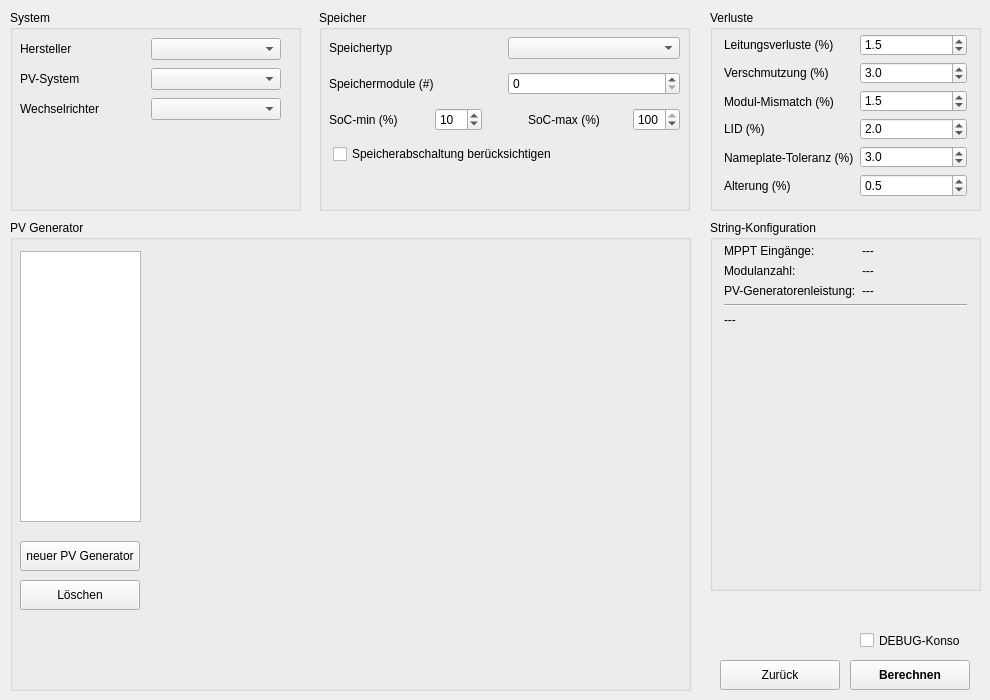
    <widget class="QWidget" name="tab_anlage">
     <attribute name="title">
      <string>Anlage</string>
     </attribute>
     <widget class="QGroupBox" name="groupBox_System">
      <property name="geometry">
       <rect>
        <x>10</x>
        <y>10</y>
        <width>291</width>
        <height>201</height>
       </rect>
      </property>
      <property name="title">
       <string>System</string>
      </property>
      <widget class="QWidget" name="verticalLayoutWidget">
       <property name="geometry">
        <rect>
         <x>10</x>
         <y>20</y>
         <width>261</width>
         <height>101</height>
        </rect>
       </property>
       <layout class="QVBoxLayout" name="verticalLayout_System">
        <property name="spacing">
         <number>0</number>
        </property>
        <property name="sizeConstraint">
         <enum>QLayout::SetDefaultConstraint</enum>
        </property>
        <property name="leftMargin">
         <number>0</number>
        </property>
        <property name="rightMargin">
         <number>0</number>
        </property>
        <item>
         <layout class="QHBoxLayout" name="horizontalLayout_7">
          <item>
           <widget class="QLabel" name="label_System_Hersteller">
            <property name="sizePolicy">
             <sizepolicy hsizetype="Preferred" vsizetype="Preferred">
              <horstretch>0</horstretch>
              <verstretch>0</verstretch>
             </sizepolicy>
            </property>
            <property name="minimumSize">
             <size>
              <width>0</width>
              <height>0</height>
             </size>
            </property>
            <property name="text">
             <string>Hersteller</string>
            </property>
           </widget>
          </item>
          <item>
           <widget class="QComboBox" name="comboBox_System_Hersteller">
            <property name="sizePolicy">
             <sizepolicy hsizetype="Preferred" vsizetype="Maximum">
              <horstretch>0</horstretch>
              <verstretch>0</verstretch>
             </sizepolicy>
            </property>
            <property name="toolTip">
             <string>Hersteller des PV-Systems wählen</string>
            </property>
           </widget>
          </item>
         </layout>
        </item>
        <item>
         <layout class="QHBoxLayout" name="horizontalLayout">
          <item>
           <widget class="QLabel" name="label_System_PV_System">
            <property name="sizePolicy">
             <sizepolicy hsizetype="Preferred" vsizetype="Preferred">
              <horstretch>0</horstretch>
              <verstretch>0</verstretch>
             </sizepolicy>
            </property>
            <property name="minimumSize">
             <size>
              <width>0</width>
              <height>0</height>
             </size>
            </property>
            <property name="text">
             <string>PV-System</string>
            </property>
           </widget>
          </item>
          <item>
           <widget class="QComboBox" name="comboBox_System_PV_System">
            <property name="sizePolicy">
             <sizepolicy hsizetype="Preferred" vsizetype="Maximum">
              <horstretch>0</horstretch>
              <verstretch>0</verstretch>
             </sizepolicy>
            </property>
            <property name="toolTip">
             <string>PV-System-Modell wählen</string>
            </property>
           </widget>
          </item>
         </layout>
        </item>
        <item>
         <layout class="QHBoxLayout" name="horizontalLayout_2">
          <item>
           <widget class="QLabel" name="label_System_Inverter">
            <property name="sizePolicy">
             <sizepolicy hsizetype="Preferred" vsizetype="Preferred">
              <horstretch>0</horstretch>
              <verstretch>0</verstretch>
             </sizepolicy>
            </property>
            <property name="minimumSize">
             <size>
              <width>0</width>
              <height>0</height>
             </size>
            </property>
            <property name="text">
             <string>Wechselrichter</string>
            </property>
           </widget>
          </item>
          <item>
           <widget class="QComboBox" name="comboBox_System_Inverter">
            <property name="sizePolicy">
             <sizepolicy hsizetype="Preferred" vsizetype="Maximum">
              <horstretch>0</horstretch>
              <verstretch>0</verstretch>
             </sizepolicy>
            </property>
            <property name="toolTip">
             <string>Wechselrichter-Modell wählen</string>
            </property>
           </widget>
          </item>
         </layout>
        </item>
       </layout>
      </widget>
     </widget>
     <widget class="QGroupBox" name="groupBox_2">
      <property name="geometry">
       <rect>
        <x>10</x>
        <y>220</y>
        <width>681</width>
        <height>471</height>
       </rect>
      </property>
      <property name="title">
       <string>PV Generator</string>
      </property>
      <widget class="QStackedWidget" name="stackedWidget_Generator">
       <property name="geometry">
        <rect>
         <x>160</x>
         <y>30</y>
         <width>510</width>
         <height>420</height>
        </rect>
       </property>
       <property name="currentIndex">
        <number>0</number>
       </property>
       <widget class="QWidget" name="page_1"/>
      </widget>
      <widget class="QListWidget" name="listWidget_Generator">
       <property name="geometry">
        <rect>
         <x>10</x>
         <y>31</y>
         <width>121</width>
         <height>271</height>
        </rect>
       </property>
      </widget>
      <widget class="QPushButton" name="pushButton_Generator_losechen">
       <property name="geometry">
        <rect>
         <x>10</x>
         <y>360</y>
         <width>120</width>
         <height>30</height>
        </rect>
       </property>
       <property name="toolTip">
        <string>Ausgewählten PV-Generator löschen</string>
       </property>
       <property name="text">
        <string>Löschen</string>
       </property>
      </widget>
      <widget class="QPushButton" name="pushButton_neuer_Generator">
       <property name="geometry">
        <rect>
         <x>10</x>
         <y>321</y>
         <width>120</width>
         <height>30</height>
        </rect>
       </property>
       <property name="toolTip">
        <string>Neuen PV-Generator anlegen</string>
       </property>
       <property name="text">
        <string>neuer PV Generator</string>
       </property>
      </widget>
     </widget>
     <widget class="QGroupBox" name="groupBox_Anlage_Speicher">
      <property name="geometry">
       <rect>
        <x>319</x>
        <y>10</y>
        <width>371</width>
        <height>201</height>
       </rect>
      </property>
      <property name="title">
       <string>Speicher</string>
      </property>
      <widget class="QWidget" name="verticalLayoutWidget_4">
       <property name="geometry">
        <rect>
         <x>10</x>
         <y>20</y>
         <width>351</width>
         <height>141</height>
        </rect>
       </property>
       <layout class="QVBoxLayout" name="verticalLayout_7">
        <item>
         <layout class="QHBoxLayout" name="horizontalLayout_4">
          <item>
           <widget class="QLabel" name="label_System_Speichertyp">
            <property name="sizePolicy">
             <sizepolicy hsizetype="Preferred" vsizetype="Preferred">
              <horstretch>0</horstretch>
              <verstretch>0</verstretch>
             </sizepolicy>
            </property>
            <property name="minimumSize">
             <size>
              <width>0</width>
              <height>0</height>
             </size>
            </property>
            <property name="text">
             <string>Speichertyp</string>
            </property>
           </widget>
          </item>
          <item>
           <widget class="QComboBox" name="comboBox_System_Speichertyp">
            <property name="sizePolicy">
             <sizepolicy hsizetype="Preferred" vsizetype="Maximum">
              <horstretch>0</horstretch>
              <verstretch>0</verstretch>
             </sizepolicy>
            </property>
            <property name="toolTip">
             <string>Speichertyp wählen</string>
            </property>
           </widget>
          </item>
         </layout>
        </item>
        <item>
         <layout class="QHBoxLayout" name="horizontalLayout_5">
          <item>
           <widget class="QLabel" name="label_System_Speichermodule">
            <property name="sizePolicy">
             <sizepolicy hsizetype="Preferred" vsizetype="Preferred">
              <horstretch>0</horstretch>
              <verstretch>0</verstretch>
             </sizepolicy>
            </property>
            <property name="minimumSize">
             <size>
              <width>0</width>
              <height>0</height>
             </size>
            </property>
            <property name="text">
             <string>Speichermodule (#)</string>
            </property>
           </widget>
          </item>
          <item>
           <widget class="QSpinBox" name="spinBox_System_Speichermodule">
            <property name="sizePolicy">
             <sizepolicy hsizetype="Minimum" vsizetype="Maximum">
              <horstretch>0</horstretch>
              <verstretch>0</verstretch>
             </sizepolicy>
            </property>
            <property name="toolTip">
             <string>Anzahl der Speichermodule festlegen</string>
            </property>
            <property name="maximum">
             <number>6</number>
            </property>
           </widget>
          </item>
         </layout>
        </item>
        <item>
         <layout class="QVBoxLayout" name="verticalLayout_2">
          <item>
           <layout class="QHBoxLayout" name="horizontalLayout_3">
            <item>
             <widget class="QLabel" name="label_System_SOC_min">
              <property name="sizePolicy">
               <sizepolicy hsizetype="MinimumExpanding" vsizetype="Preferred">
                <horstretch>0</horstretch>
                <verstretch>0</verstretch>
               </sizepolicy>
              </property>
              <property name="text">
               <string>SoC-min (%)</string>
              </property>
             </widget>
            </item>
            <item>
             <widget class="QSpinBox" name="spinBox_System_SOC_min">
              <property name="toolTip">
               <string>Unterer Ladezustands-Grenzwert (State of Charge)</string>
              </property>
              <property name="maximum">
               <number>100</number>
              </property>
              <property name="value">
               <number>10</number>
              </property>
             </widget>
            </item>
            <item>
             <spacer name="verticalSpacer">
              <property name="orientation">
               <enum>Qt::Vertical</enum>
              </property>
              <property name="sizeType">
               <enum>QSizePolicy::Preferred</enum>
              </property>
              <property name="sizeHint" stdset="0">
               <size>
                <width>40</width>
                <height>0</height>
               </size>
              </property>
             </spacer>
            </item>
            <item>
             <widget class="QLabel" name="label_System_SOC_max">
              <property name="sizePolicy">
               <sizepolicy hsizetype="MinimumExpanding" vsizetype="Preferred">
                <horstretch>0</horstretch>
                <verstretch>0</verstretch>
               </sizepolicy>
              </property>
              <property name="toolTip">
               <string/>
              </property>
              <property name="text">
               <string>SoC-max (%)</string>
              </property>
             </widget>
            </item>
            <item>
             <widget class="QSpinBox" name="spinBox_System_SOC_max">
              <property name="toolTip">
               <string>Oberer Ladezustands-Grenzwert (State of Charge)</string>
              </property>
              <property name="minimum">
               <number>1</number>
              </property>
              <property name="maximum">
               <number>100</number>
              </property>
              <property name="value">
               <number>100</number>
              </property>
             </widget>
            </item>
           </layout>
          </item>
         </layout>
        </item>
        <item>
         <layout class="QHBoxLayout" name="horizontalLayout_6">
          <property name="leftMargin">
           <number>4</number>
          </property>
          <property name="rightMargin">
           <number>6</number>
          </property>
          <item>
           <widget class="QCheckBox" name="checkBox_Speicheropt">
            <property name="sizePolicy">
             <sizepolicy hsizetype="Minimum" vsizetype="Fixed">
              <horstretch>0</horstretch>
              <verstretch>0</verstretch>
             </sizepolicy>
            </property>
            <property name="toolTip">
             <string>&lt;html&gt;&lt;head/&gt;&lt;body&gt;&lt;p&gt;Analysiert Speicherverluste in Wintermonaten und empfiehlt einen Zeitraum zur Speicherabkopplung, wenn Verluste den Nutzen übersteigen.&lt;/p&gt;&lt;/body&gt;&lt;/html&gt;</string>
            </property>
            <property name="layoutDirection">
             <enum>Qt::LeftToRight</enum>
            </property>
            <property name="autoFillBackground">
             <bool>false</bool>
            </property>
            <property name="text">
             <string>Speicherabschaltung berücksichtigen</string>
            </property>
            <property name="checked">
             <bool>false</bool>
            </property>
           </widget>
          </item>
         </layout>
        </item>
       </layout>
      </widget>
     </widget>
     <widget class="QPushButton" name="pushButton_back_to_Tab_Ort">
      <property name="geometry">
       <rect>
        <x>720</x>
        <y>660</y>
        <width>120</width>
        <height>30</height>
       </rect>
      </property>
      <property name="text">
       <string>Zurück</string>
      </property>
     </widget>
     <widget class="QGroupBox" name="groupBox_StringConfig_Overview">
      <property name="geometry">
       <rect>
        <x>710</x>
        <y>220</y>
        <width>271</width>
        <height>371</height>
       </rect>
      </property>
      <property name="title">
       <string>String-Konfiguration</string>
      </property>
      <widget class="QWidget" name="verticalLayoutWidget_3">
       <property name="geometry">
        <rect>
         <x>10</x>
         <y>20</y>
         <width>251</width>
         <height>341</height>
        </rect>
       </property>
       <layout class="QVBoxLayout" name="verticalLayout_3">
        <property name="leftMargin">
         <number>4</number>
        </property>
        <property name="topMargin">
         <number>4</number>
        </property>
        <property name="rightMargin">
         <number>4</number>
        </property>
        <property name="bottomMargin">
         <number>4</number>
        </property>
        <item>
         <layout class="QFormLayout" name="formLayout_StringConfig">
          <property name="sizeConstraint">
           <enum>QLayout::SetMinimumSize</enum>
          </property>
          <item row="0" column="0">
           <widget class="QLabel" name="label_StringConfig_MPPT_Inputs">
            <property name="sizePolicy">
             <sizepolicy hsizetype="Preferred" vsizetype="Fixed">
              <horstretch>0</horstretch>
              <verstretch>0</verstretch>
             </sizepolicy>
            </property>
            <property name="minimumSize">
             <size>
              <width>0</width>
              <height>0</height>
             </size>
            </property>
            <property name="text">
             <string>MPPT Eingänge:</string>
            </property>
           </widget>
          </item>
          <item row="0" column="1">
           <widget class="QLabel" name="label_StringConfig_MPPT_Inputs_Text">
            <property name="sizePolicy">
             <sizepolicy hsizetype="Preferred" vsizetype="Fixed">
              <horstretch>0</horstretch>
              <verstretch>0</verstretch>
             </sizepolicy>
            </property>
            <property name="minimumSize">
             <size>
              <width>0</width>
              <height>0</height>
             </size>
            </property>
            <property name="text">
             <string>---</string>
            </property>
           </widget>
          </item>
          <item row="1" column="0">
           <widget class="QLabel" name="label_StringConfig_Modulanzahl">
            <property name="sizePolicy">
             <sizepolicy hsizetype="Preferred" vsizetype="Fixed">
              <horstretch>0</horstretch>
              <verstretch>0</verstretch>
             </sizepolicy>
            </property>
            <property name="minimumSize">
             <size>
              <width>0</width>
              <height>0</height>
             </size>
            </property>
            <property name="text">
             <string>Modulanzahl:</string>
            </property>
           </widget>
          </item>
          <item row="1" column="1">
           <widget class="QLabel" name="label_StringConfig_Modulanzahl_Text">
            <property name="sizePolicy">
             <sizepolicy hsizetype="Preferred" vsizetype="Fixed">
              <horstretch>0</horstretch>
              <verstretch>0</verstretch>
             </sizepolicy>
            </property>
            <property name="minimumSize">
             <size>
              <width>0</width>
              <height>0</height>
             </size>
            </property>
            <property name="text">
             <string>---</string>
            </property>
           </widget>
          </item>
          <item row="2" column="0">
           <widget class="QLabel" name="label_StringConfig_ModulleistungGes">
            <property name="sizePolicy">
             <sizepolicy hsizetype="Preferred" vsizetype="Fixed">
              <horstretch>0</horstretch>
              <verstretch>0</verstretch>
             </sizepolicy>
            </property>
            <property name="minimumSize">
             <size>
              <width>0</width>
              <height>0</height>
             </size>
            </property>
            <property name="text">
             <string>PV-Generatorenleistung:</string>
            </property>
           </widget>
          </item>
          <item row="2" column="1">
           <widget class="QLabel" name="label_StringConfig_ModulleistungGes_Text">
            <property name="sizePolicy">
             <sizepolicy hsizetype="Preferred" vsizetype="Fixed">
              <horstretch>0</horstretch>
              <verstretch>0</verstretch>
             </sizepolicy>
            </property>
            <property name="minimumSize">
             <size>
              <width>0</width>
              <height>0</height>
             </size>
            </property>
            <property name="text">
             <string>---</string>
            </property>
            <property name="wordWrap">
             <bool>true</bool>
            </property>
           </widget>
          </item>
         </layout>
        </item>
        <item>
         <widget class="Line" name="line_3">
          <property name="orientation">
           <enum>Qt::Horizontal</enum>
          </property>
         </widget>
        </item>
        <item>
         <widget class="QLabel" name="label_StringConfig_MPPTConfig_Text">
          <property name="sizePolicy">
           <sizepolicy hsizetype="Preferred" vsizetype="Expanding">
            <horstretch>0</horstretch>
            <verstretch>0</verstretch>
           </sizepolicy>
          </property>
          <property name="text">
           <string>---</string>
          </property>
          <property name="alignment">
           <set>Qt::AlignLeading|Qt::AlignLeft|Qt::AlignTop</set>
          </property>
          <property name="wordWrap">
           <bool>true</bool>
          </property>
         </widget>
        </item>
       </layout>
      </widget>
     </widget>
     <widget class="QGroupBox" name="groupBox_Verluste">
      <property name="geometry">
       <rect>
        <x>710</x>
        <y>10</y>
        <width>271</width>
        <height>201</height>
       </rect>
      </property>
      <property name="title">
       <string>Verluste</string>
      </property>
      <widget class="QWidget" name="formLayoutWidget_4">
       <property name="geometry">
        <rect>
         <x>10</x>
         <y>20</y>
         <width>251</width>
         <height>171</height>
        </rect>
       </property>
       <layout class="QFormLayout" name="formLayout_Verluste">
        <property name="sizeConstraint">
         <enum>QLayout::SetDefaultConstraint</enum>
        </property>
        <property name="fieldGrowthPolicy">
         <enum>QFormLayout::AllNonFixedFieldsGrow</enum>
        </property>
        <property name="rowWrapPolicy">
         <enum>QFormLayout::DontWrapRows</enum>
        </property>
        <property name="horizontalSpacing">
         <number>6</number>
        </property>
        <property name="leftMargin">
         <number>4</number>
        </property>
        <property name="topMargin">
         <number>4</number>
        </property>
        <property name="rightMargin">
         <number>4</number>
        </property>
        <property name="bottomMargin">
         <number>4</number>
        </property>
        <item row="0" column="0">
         <widget class="QLabel" name="label_Verluste_Leitungsverluste">
          <property name="text">
           <string>Leitungsverluste (%)</string>
          </property>
         </widget>
        </item>
        <item row="0" column="1">
         <widget class="QDoubleSpinBox" name="doubleSpinBox_Verluste_Leitungsverluste">
          <property name="toolTip">
           <string>Leitungsverluste in Prozent (z.B. normale Leitung 2 %; dicke/kurze Leitung 1 %; Default = 1,5 %)</string>
          </property>
          <property name="decimals">
           <number>1</number>
          </property>
          <property name="maximum">
           <double>100.000000000000000</double>
          </property>
          <property name="singleStep">
           <double>0.100000000000000</double>
          </property>
          <property name="value">
           <double>1.500000000000000</double>
          </property>
         </widget>
        </item>
        <item row="1" column="0">
         <widget class="QLabel" name="label_Verluste_Verschmutzung">
          <property name="text">
           <string>Verschmutzung (%)</string>
          </property>
         </widget>
        </item>
        <item row="1" column="1">
         <widget class="QDoubleSpinBox" name="doubleSpinBox_Verluste_Verschmutzung">
          <property name="toolTip">
           <string>Verluste durch Verschmutzung in Prozent (z.B. regenreiches Klima &lt; 1 %; trockene Regionen 10 %; gemäßigt 3 – 4 %; Default = 3,0 %)</string>
          </property>
          <property name="decimals">
           <number>1</number>
          </property>
          <property name="maximum">
           <double>100.000000000000000</double>
          </property>
          <property name="singleStep">
           <double>0.100000000000000</double>
          </property>
          <property name="value">
           <double>3.000000000000000</double>
          </property>
         </widget>
        </item>
        <item row="2" column="0">
         <widget class="QLabel" name="label_Verluste_Modul_Mismatch">
          <property name="text">
           <string>Modul‑Mismatch (%)</string>
          </property>
         </widget>
        </item>
        <item row="2" column="1">
         <widget class="QDoubleSpinBox" name="doubleSpinBox_Verluste_Modul_Mismatch">
          <property name="toolTip">
           <string>Verluste durch Modul-Mismatch in Prozent (z.B. identische Module 0,01 %; heterogene Strings 3 %; Default = 1,5 %)</string>
          </property>
          <property name="decimals">
           <number>1</number>
          </property>
          <property name="maximum">
           <double>100.000000000000000</double>
          </property>
          <property name="singleStep">
           <double>0.100000000000000</double>
          </property>
          <property name="value">
           <double>1.500000000000000</double>
          </property>
         </widget>
        </item>
        <item row="3" column="0">
         <widget class="QLabel" name="label_Verluste_LID">
          <property name="text">
           <string>LID (%)</string>
          </property>
         </widget>
        </item>
        <item row="3" column="1">
         <widget class="QDoubleSpinBox" name="doubleSpinBox_Verluste_LID">
          <property name="toolTip">
           <string>Leistungseinbruch (LID) in Prozent (z.B. 1 – 2,5 % im 1. Jahr; manche Module ~ 3 % initial; Default = 2,0 %)</string>
          </property>
          <property name="decimals">
           <number>1</number>
          </property>
          <property name="maximum">
           <double>100.000000000000000</double>
          </property>
          <property name="singleStep">
           <double>0.100000000000000</double>
          </property>
          <property name="value">
           <double>2.000000000000000</double>
          </property>
         </widget>
        </item>
        <item row="4" column="0">
         <widget class="QLabel" name="label_Verluste_Nameplate_Toleranz">
          <property name="text">
           <string>Nameplate‑Toleranz (%)</string>
          </property>
         </widget>
        </item>
        <item row="4" column="1">
         <widget class="QDoubleSpinBox" name="doubleSpinBox_Verluste_Nameplate_Toleranz">
          <property name="toolTip">
           <string>Herstellertoleranz der Modul-Leistung in Prozent (z.B. Standard ± 3 %; manche ± 5 %; Default = 3,0 %</string>
          </property>
          <property name="decimals">
           <number>1</number>
          </property>
          <property name="maximum">
           <double>100.000000000000000</double>
          </property>
          <property name="singleStep">
           <double>0.100000000000000</double>
          </property>
          <property name="value">
           <double>3.000000000000000</double>
          </property>
         </widget>
        </item>
        <item row="5" column="0">
         <widget class="QLabel" name="label_Verluste_Alterung">
          <property name="text">
           <string>Alterung (%)</string>
          </property>
         </widget>
        </item>
        <item row="5" column="1">
         <widget class="QDoubleSpinBox" name="doubleSpinBox_Verluste_Alterung">
          <property name="toolTip">
           <string>Jährlicher Leistungsverlust durch Alterung in Prozent (z.B. median 0,5 %; bis 1 %; Default = 0,5 %)</string>
          </property>
          <property name="decimals">
           <number>1</number>
          </property>
          <property name="maximum">
           <double>100.000000000000000</double>
          </property>
          <property name="singleStep">
           <double>0.100000000000000</double>
          </property>
          <property name="value">
           <double>0.500000000000000</double>
          </property>
         </widget>
        </item>
       </layout>
      </widget>
     </widget>
     <widget class="QPushButton" name="pushButton_Berechnen">
      <property name="geometry">
       <rect>
        <x>850</x>
        <y>660</y>
        <width>120</width>
        <height>30</height>
       </rect>
      </property>
      <property name="font">
       <font>
        <weight>75</weight>
        <bold>true</bold>
       </font>
      </property>
      <property name="toolTip">
       <string>Simulation mit aktuellen Eingaben starten</string>
      </property>
      <property name="text">
       <string>Berechnen</string>
      </property>
      <property name="autoDefault">
       <bool>false</bool>
      </property>
      <property name="default">
       <bool>false</bool>
      </property>
      <property name="flat">
       <bool>false</bool>
      </property>
     </widget>
     <widget class="QCheckBox" name="checkBox_debug_window">
      <property name="geometry">
       <rect>
        <x>860</x>
        <y>630</y>
        <width>101</width>
        <height>21</height>
       </rect>
      </property>
      <property name="toolTip">
       <string>Debug-Fenster ein-/ausblenden</string>
      </property>
      <property name="text">
       <string>DEBUG-Konsole</string>
      </property>
     </widget>
    </widget>
